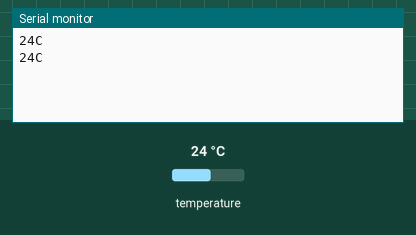
Simulated run of this sketch. Board: Arduino Uno, built with avr-gcc and run on an emulated ATmega328P. Parts: the last lines printed to the serial monitor. The inputs (shaded band) are chosen by the test bench; at power-on: temperature 24 °C.

Above: at 3.3 s.
3.4 s: temperature set to 12 °C
At 5.4 s:
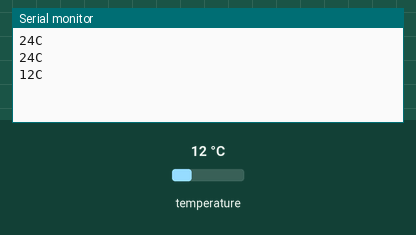
5.9 s: temperature set to 19 °C
At 6.7 s:
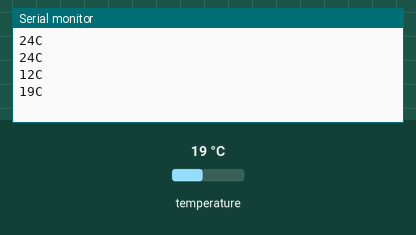
Timing chart, 0 to 8.9 s (numbered marks = the images above; inputs shaded):
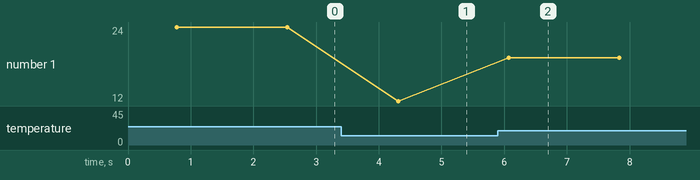

The sketch:

ArduinocodetemperatureDS18B20.ino
```cpp
/*
________          __  .__    __________                   .___
\_____  \ _______/  |_|__|   \______   \_______  ____   __| _/
 /   |   \\____ \   __\  |    |     ___/\_  __ \/  _ \ / __ |
/    |    \  |_> >  | |  |    |    |     |  | \(  <_> ) /_/ |
\_______  /   __/|__| |__| /\ |____|     |__|   \____/\____ |
        \/|__|             \/                              \/
        */

#include "OneWire.h"           // Include the OneWire library for communication with the sensor
#include "DallasTemperature.h"  // Include the DallasTemperature library for managing the sensor

OneWire oneWire(A1);            // Create a OneWire object to communicate with the sensor on pin A1
DallasTemperature ds(&oneWire); // Create a DallasTemperature object and associate it with the OneWire object

void setup() {
  Serial.begin(9600);  // Initialize serial communication at a baud rate of 9600 (bits per second)
  ds.begin();          // Initialize the DallasTemperature sensor
}

void loop() {
  ds.requestTemperatures();   // Send a temperature measurement request to the sensor
  int t = ds.getTempCByIndex(0); // Read the temperature in degrees Celsius from the sensor and store it in the 't' variable

  Serial.print(t);            // Print the temperature in degrees Celsius
  Serial.println("C");       // Print "C" to indicate the unit of measurement (degrees Celsius)

  delay(1000);                // Wait for 1 second before reading the temperature again
}

// Connection:
// A1: Data pin for the DS18B20 sensor (yellow wire)
// 4.7K resistor between VDD and data pin
```

Measured:
- after the input at 3.4 s, the serial monitor: prints a new line after 0.91 s (image 1)
- after the input at 5.9 s, the serial monitor: prints a new line after 0.17 s (image 2)
- plotted number 1: 24 → 12 after the input at 3.4 s, 12 → 19 after the input at 5.9 s
